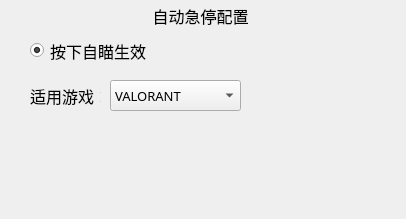
<?xml version="1.0" encoding="UTF-8"?>
<ui version="4.0">
 <class>Dialog</class>
 <widget class="QDialog" name="Dialog">
  <property name="geometry">
   <rect>
    <x>0</x>
    <y>0</y>
    <width>406</width>
    <height>219</height>
   </rect>
  </property>
  <property name="windowTitle">
   <string>Dialog</string>
  </property>
  <widget class="QLabel" name="label">
   <property name="geometry">
    <rect>
     <x>150</x>
     <y>0</y>
     <width>101</width>
     <height>31</height>
    </rect>
   </property>
   <property name="font">
    <font>
     <family>Microsoft YaHei</family>
     <pointsize>12</pointsize>
    </font>
   </property>
   <property name="text">
    <string>自动急停配置</string>
   </property>
   <property name="alignment">
    <set>Qt::AlignmentFlag::AlignCenter</set>
   </property>
  </widget>
  <widget class="QRadioButton" name="radioButton_3">
   <property name="geometry">
    <rect>
     <x>30</x>
     <y>40</y>
     <width>131</width>
     <height>21</height>
    </rect>
   </property>
   <property name="font">
    <font>
     <family>Microsoft YaHei</family>
     <pointsize>12</pointsize>
    </font>
   </property>
   <property name="text">
    <string>按下自瞄生效</string>
   </property>
   <property name="checked">
    <bool>true</bool>
   </property>
   <attribute name="buttonGroup">
    <string notr="true">buttonGroup</string>
   </attribute>
  </widget>
  <widget class="QLabel" name="triggerPositionLabel">
   <property name="geometry">
    <rect>
     <x>30</x>
     <y>80</y>
     <width>71</width>
     <height>31</height>
    </rect>
   </property>
   <property name="font">
    <font>
     <family>Microsoft YaHei</family>
     <pointsize>12</pointsize>
    </font>
   </property>
   <property name="styleSheet">
    <string notr="true">background-color: rgba(0, 0, 0, 0);</string>
   </property>
   <property name="text">
    <string>适用游戏：</string>
   </property>
   <property name="alignment">
    <set>Qt::AlignmentFlag::AlignLeading|Qt::AlignmentFlag::AlignLeft|Qt::AlignmentFlag::AlignVCenter</set>
   </property>
  </widget>
  <widget class="QComboBox" name="triggerPositioncomboBox_2">
   <property name="geometry">
    <rect>
     <x>110</x>
     <y>80</y>
     <width>131</width>
     <height>31</height>
    </rect>
   </property>
   <property name="font">
    <font>
     <family>Microsoft YaHei</family>
     <pointsize>10</pointsize>
    </font>
   </property>
   <item>
    <property name="text">
     <string>VALORANT</string>
    </property>
   </item>
   <item>
    <property name="text">
     <string>自定义（未启用）</string>
    </property>
   </item>
  </widget>
 </widget>
 <resources/>
 <connections/>
 <buttongroups>
  <buttongroup name="buttonGroup"/>
 </buttongroups>
</ui>
